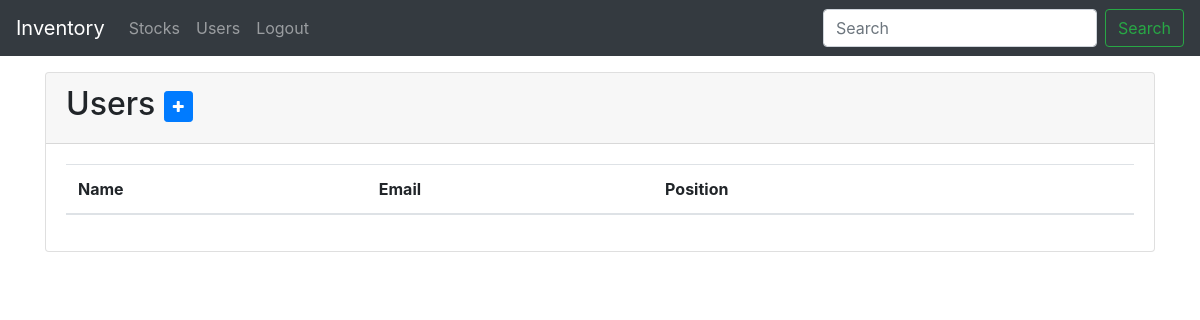
The page /admin/index.php?act=users on the database as committed earlier.
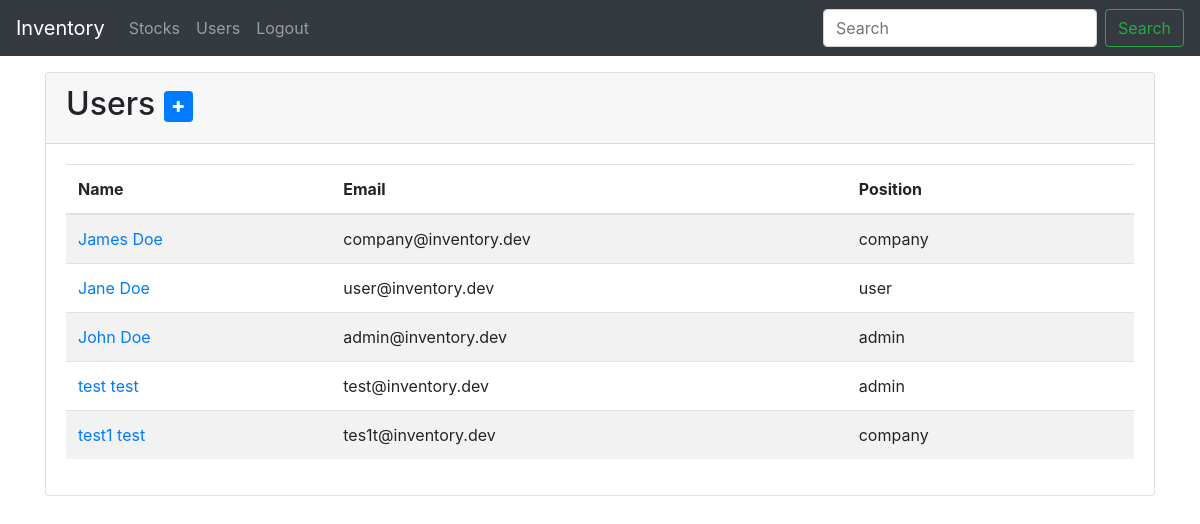
The same page on the database as committed later.
### tables this page shows
CREATE TABLE `tbl_users` (
  `user_id` int(10) NOT NULL AUTO_INCREMENT,
  `fname` varchar(150) NOT NULL,
  `mname` varchar(150) NOT NULL,
  `lname` varchar(150) NOT NULL,
  `email` varchar(150) NOT NULL,
  `password` varchar(150) NOT NULL,
  `position` varchar(150) NOT NULL,
  PRIMARY KEY (`user_id`)
);

### public/classes/class.users.php (called while the page is built, shortened)
<?php
class User{
  public $db;
  public function __construct() {
    $this->db = new mysqli(DB_SERVER,DB_USERNAME,DB_PASSWORD,DB_DATABASE);
  }
  public function get_users() {
    $sql = "SELECT * FROM `tbl_users` ORDER BY `fname` ASC";
    $result=mysqli_query($this->db, $sql);
    $count_row=$result->num_rows;
    if($count_row>0){
      $result = mysqli_query($this->db, $sql);
      while($row=mysqli_fetch_assoc($result)){
        $type[]=$row;
      }
    }else{
      $type=0;
    }
    return $type;
  }
}
?>

### public/admin/users/users.php (the view)
<div class="card">
  <div class="card-header">
    <h2>
      Users
      <a href="#" data-toggle="modal" data-target="#addUser" class="btn btn-primary btn-sm"><i class="fa fa-plus"></i></a>
    </h2>
  </div>
  <div class="card-body">
    <table class="table table-striped">
      <thead>
        <th>Name</th>
        <th>Email</th>
        <th>Position</th>
        <th></th>
      </thead>
      <tbody>
        <?php
          $user = new User();
          $users = $user->get_users();
          foreach ($users as $usr):
        ?>
          <tr>
            <td><a href="index.php?act=users&pro=view&id=<?php echo $usr['user_id'] ?>"><?php echo $usr['fname'].' '.$usr['lname']?></a></td>
            <td><?php echo $usr['email'] ?></td>
            <td><?php echo $usr['position'] ?></td>
            <td></td>
          </tr>
        <?php endforeach ?>
      </tbody>
    </table>
  </div>
</div>

### public/admin/index.php (shortened to what this page needs)
<?php
include('../classes/class.users.php');
$action = (isset($_GET['act']) && $_GET['act'] != '') ? $_GET['act'] : '';
$process = (isset($_GET['pro']) && $_GET['pro'] != '') ? $_GET['pro'] : '';
?>
<!DOCTYPE html>
<html>
<head>
<?php include('../includes/head.php') ?>
</head>
<body>
<div class="header">
<?php include('../includes/navi.php') ?>
</div>
<div role="main" class="container">
<?php
  switch($action){
    case 'users':
      require_once 'users/index.php';
      break;
  }
?>
</div>
</body>
</html>

### public/includes/head.php (shortened to what this page needs)
<link rel="stylesheet" type="text/css" href="../assets/css/style.css">
<link href="../assets/plugins/bootstrap/dist/css/bootstrap.min.css" rel="stylesheet">
<link rel="stylesheet" type="text/css" href="../assets/plugins/font-awesome/css/font-awesome.min.css">

### public/includes/navi.php (shortened to what this page needs)
<nav class="navbar navbar-expand-md navbar-dark fixed-top bg-dark">
  <a class="navbar-brand" href="#">Inventory</a>
  <div class="collapse navbar-collapse" id="navbarCollapse">
    <ul class="navbar-nav mr-auto">
      <li class="nav-item">
        <a class="nav-link" href="index.php?act=stocks">Stocks</a>
      </li>
      <li class="nav-item">
        <a class="nav-link" href="index.php?act=users">Users</a>
      </li>
      <li class="nav-item">
        <a class="nav-link" href="../index.php?q=logout">Logout</a>
      </li>
    </ul>
    <form class="form-inline mt-2 mt-md-0">
      <input class="form-control mr-sm-2" type="text" placeholder="Search" aria-label="Search">
      <button class="btn btn-outline-success my-2 my-sm-0" type="submit">Search</button>
    </form>
  </div>
</nav>

### public/admin/users/index.php (shortened to what this page needs)
<?php
  switch($process){
    default:
      require_once 'users.php';
  }
?>

### public/assets/css/style.css (style rules this page uses)
body { min-height: 5rem; padding-top: 4.5rem; }

Rows that differ between the two databases and show on the page:
added tbl_users: fname "James", lname "Doe", email "company@inventory.dev", position "company"
added tbl_users: fname "Jane", lname "Doe", email "user@inventory.dev", position "user"
added tbl_users: fname "John", lname "Doe", email "admin@inventory.dev", position "admin"
added tbl_users: fname "test", lname "test", email "test@inventory.dev", position "admin"
added tbl_users: fname "test1", lname "test", email "tes1t@inventory.dev", position "company"
